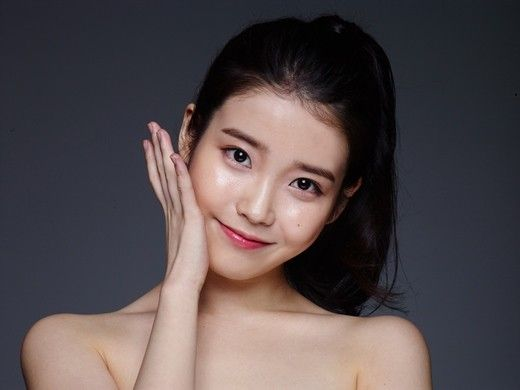
#> input picture iu.jpg, 520 x 390 px
$ jupyter execute skin_analysis.ipynb
#> lines starting #> are read from the running program, lines starting #| are printed output that depends on the picture; after the words box and inside, x2 and y2 are one past the last pixel; in counts of white or black regions, pixels touching at a corner belong together
[cell 1]
# import necessary libraries
import cv2
import numpy as np
import matplotlib.pyplot as plt

# 12-season colour palettes hex codes
subseason_palettes = {
    'Bright Winter': {
        'colors': ['#D70040', '#FF2D55', '#7F8C8D', '#FCF3CF'],
        'description': "Bright Winter tones are vibrant and high-contrast, ideal for cool, intense skin tones."
    },
    'Cool Winter': {
        'colors': ['#34495E', '#5DADE2', '#85C1E9', '#E5E8E8'],
        'description': "Cool Winter tones have icy and cool hues, emphasizing a high-contrast, cool appearance."
    },
    'Dark Winter': {
        'colors': ['#1C2833', '#212F3C', '#566573', '#85929E'],
        'description': "Dark Winter tones are deep and rich, suitable for darker cool complexions."
    },
    'Bright Spring': {
        'colors': ['#F1948A', '#F7DC6F', '#F39C12', '#F1C40F'],
        'description': "Bright Spring tones are vivid and warm, enhancing fresh, warm complexions."
    },
    'Warm Spring': {
        'colors': ['#D4AC0D', '#F5B041', '#F4D03F', '#FCF3CF'],
        'description': "Warm Spring tones are warm and golden, perfect for soft warm undertones."
    },
    'Light Spring': {
        'colors': ['#F8C471', '#F9E79F', '#FDEBD0', '#FAD7A0'],
        'description': "Light Spring tones are light and warm, providing a gentle, fresh look."
    },
    'Light Summer': {
        'colors': ['#005178', '#b0def4', '#ea8aba', '#a33f67', '#acb9ea'],
        'description': "Light Summer tones are soft and cool, ideal for cool, light skin tones."
    },
    'Cool Summer': {
        'colors': ['#fffcbe', '#ffe6d1', '#e3ffbc', '#fdffdc', '#fff1c4'],
        'description': "Cool Summer tones are muted and cool, suitable for a soft, understated look."
    },
    'Soft Summer': {
        'colors': ['#c7e3a4', '#fdf6c3', '#fffef7', '#f8cbee', '#cac3f7', '#c3e9f8'],
        'description': "Soft Summer tones are cool and gentle, enhancing muted, soft complexions."
    },
    'Soft Autumn': {
        'colors': ['#D98880', '#D7BDE2', '#E8DAEF', '#FDEDEC'],
        'description': "Soft Autumn tones are warm and muted, suitable for soft, warm complexions."
    },
    'Warm Autumn': {
        'colors': ['#ba6e58', '#c68139', '#f7ab77', '#aa6b6a', '#a26b55'],
        'description': "Warm Autumn tones are rich and warm, ideal for deeper, warm undertones."
    },
    'Dark Autumn': {
        'colors': ['#4D5656', '#626567', '#7B7D7D', '#AAB7B8'],
        'description': "Dark Autumn tones are warm and dark, highlighting a rich, earthy look."
    }
}

# Step 1: Load and convert the image to YCrCb color space for skin detection
def load_and_extract_skin_ycrcb(image_path):
    image = cv2.imread(image_path)
    image_ycrcb = cv2.cvtColor(image, cv2.COLOR_BGR2YCrCb)

    # Updated Cr and Cb ranges for broader skin tone detection, suitable for various skin tones
    lower = np.array([0, 135, 85], dtype=np.uint8)
    upper = np.array([255, 175, 135], dtype=np.uint8)

    # Create a mask for skin tone detection
    skin_mask = cv2.inRange(image_ycrcb, lower, upper)
    skin = cv2.bitwise_and(image, image, mask=skin_mask)
    return image, skin

# Step 2: Calculate the average skin tone and convert to hex
def get_average_skin_color(skin):

    # Extract non-zero, higher intensity pixels for averaging
    skin_pixels = skin[skin[:, :, 0] > 50]  # Filter dark/non-skin pixels
    if len(skin_pixels) > 0:
        avg_color_bgr = np.mean(skin_pixels, axis=0)
        avg_color_rgb = avg_color_bgr[::-1]  # Convert BGR to RGB for hex calculation
        avg_color_hex = "#{:02x}{:02x}{:02x}".format(int(avg_color_rgb[0]), int(avg_color_rgb[1]), int(avg_color_rgb[2]))
        return avg_color_rgb, avg_color_hex
    else:
        return np.array([128, 128, 128]), "#808080"  # Default gray if no skin detected

# step 3: classify the skin tone into a 12-season category
def match_subseason(avg_color):
    r, g, b = avg_color
    if r > 200 and g < 150:  # likely be a spring tone
        return 'Bright Spring' if b > 150 else 'Warm Spring'
    elif r > 150 and g > 150 and b > 150:  # light and cool, likely summer
        return 'Light Summer' if g > b else 'Cool Summer'
    elif r > 100 and g < 100:  # warm and dark, likely autumn tone
        return 'Warm Autumn' if g > 50 else 'Dark Autumn'
    elif b > r and g < 100:  # cool and dark, likely winter tone
        return 'Dark Winter' if r < 100 else 'Cool Winter'
    else:
        return 'Soft Autumn' if g > r else 'Soft Summer'  # soft and balanced tones

# step 4: display results with detected skin tone, hex color and recommended colours
def display_results(image, skin, avg_color, avg_color_hex, subseason):

    # show the original image to detected skin region and will recommended colours
    plt.figure(figsize=(18, 6))

    # original image
    plt.subplot(1, 4, 1)
    plt.imshow(cv2.cvtColor(image, cv2.COLOR_BGR2RGB))
    plt.axis('off')
    plt.title("Original Image")

    # detected skin region
    plt.subplot(1, 4, 2)
    plt.imshow(cv2.cvtColor(skin, cv2.COLOR_BGR2RGB))
    plt.axis('off')
    plt.title("Detected Skin Region")

    # detected skin tone color patch
    avg_color_patch = np.ones((100, 100, 3), dtype=np.uint8) * np.uint8(avg_color)
    plt.subplot(1, 4, 3)
    plt.imshow(avg_color_patch)
    plt.axis('off')
    plt.title(f"Detected Skin Tone\nHex: {avg_color_hex}")

    # colour palette for detected season
    palette_colors = subseason_palettes[subseason]['colors']
    description = subseason_palettes[subseason]['description']

    plt.subplot(1, 4, 4)
    for i, color in enumerate(palette_colors):
        plt.bar(i, 1, color=color)
    plt.xticks([])
    plt.yticks([])
    plt.title(f'{subseason} Colors\n{description}')
    plt.show()

# this is the main function to run all the steps
def analyze_skin_tone_and_recommend_palette(image_path):
    image, skin = load_and_extract_skin_ycrcb(image_path)
#> in load_and_extract_skin_ycrcb, image is the input picture: shape (390, 520, 3); mean B, G, R 77, 75.3, 85.3
#> in load_and_extract_skin_ycrcb, `image_ycrcb = cv2.cvtColor(image, cv2.COLOR_BGR2YCrCb)`: image_ycrcb: shape (390, 520, 3); mean of channels 0, 1, 2 78.5, 132.9, 127.1
#> in load_and_extract_skin_ycrcb, `skin_mask = cv2.inRange(image_ycrcb, lower, upper)`:
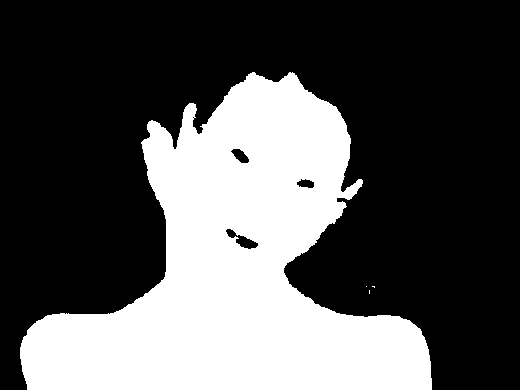
#> skin_mask: shape (390, 520); 33.3% white; 4 white regions (3 under 20 px), largest, box (x1, y1, x2, y2) and area: (20, 72, 432, 390) 67503
#> in load_and_extract_skin_ycrcb, `skin = cv2.bitwise_and(image, image, mask=skin_mask)`:
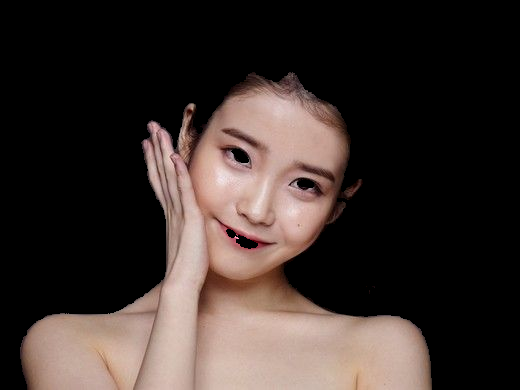
#> skin: shape (390, 520, 3); mean B, G, R 44.4, 48.3, 59.1
    avg_color, avg_color_hex = get_average_skin_color(skin)
#> in get_average_skin_color, `avg_color_bgr = np.mean(skin_pixels, axis=0)`: avg_color_bgr = [141.3, 153.5, 186]
#> in get_average_skin_color, `avg_color_rgb = avg_color_bgr[::-1]`: avg_color_rgb = [186, 153.5, 141.3]
#> in get_average_skin_color, `avg_color_hex = "#{:02x}{:02x}{:02x}".format(int(avg_color_rgb[0]), in..`: avg_color_hex = '#ba998d'
#> avg_color = [186, 153.5, 141.3]; avg_color_hex = '#ba998d'
    subseason = match_subseason(avg_color)
#> in match_subseason, `r, g, b = avg_color`: r = 186; g = 153.5; b = 141.3
#> subseason = 'Soft Summer'
    print(f"Detected skin tone season: {subseason}")
#| Detected skin tone season: Soft Summer
    display_results(image, skin, avg_color, avg_color_hex, subseason)
#> in display_results, `avg_color_patch = np.ones((100, 100, 3), dtype=np.uint8) * np.uint8(av..`:
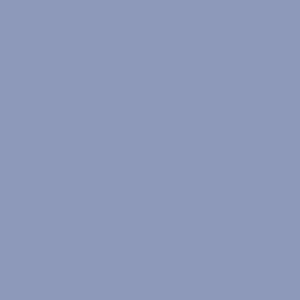
#> avg_color_patch: shape (100, 100, 3) (shown 3 times larger); mean of channels 0, 1, 2 186, 153, 141; drawn as B, G, R
#> in display_results, `plt.show()`:
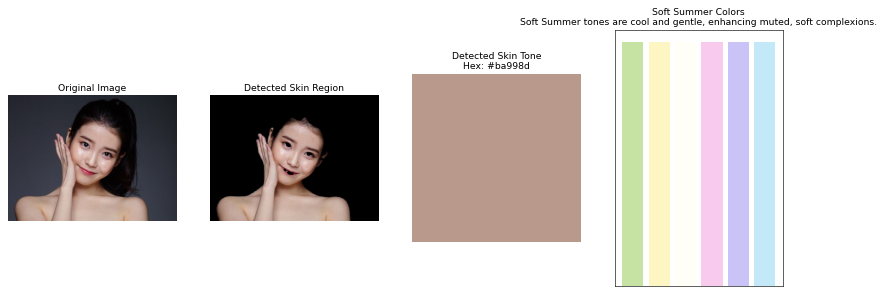
#> figure drawn by matplotlib, 4 panels

# to test the function
image_path = 'iu.jpg'
analyze_skin_tone_and_recommend_palette(image_path)
